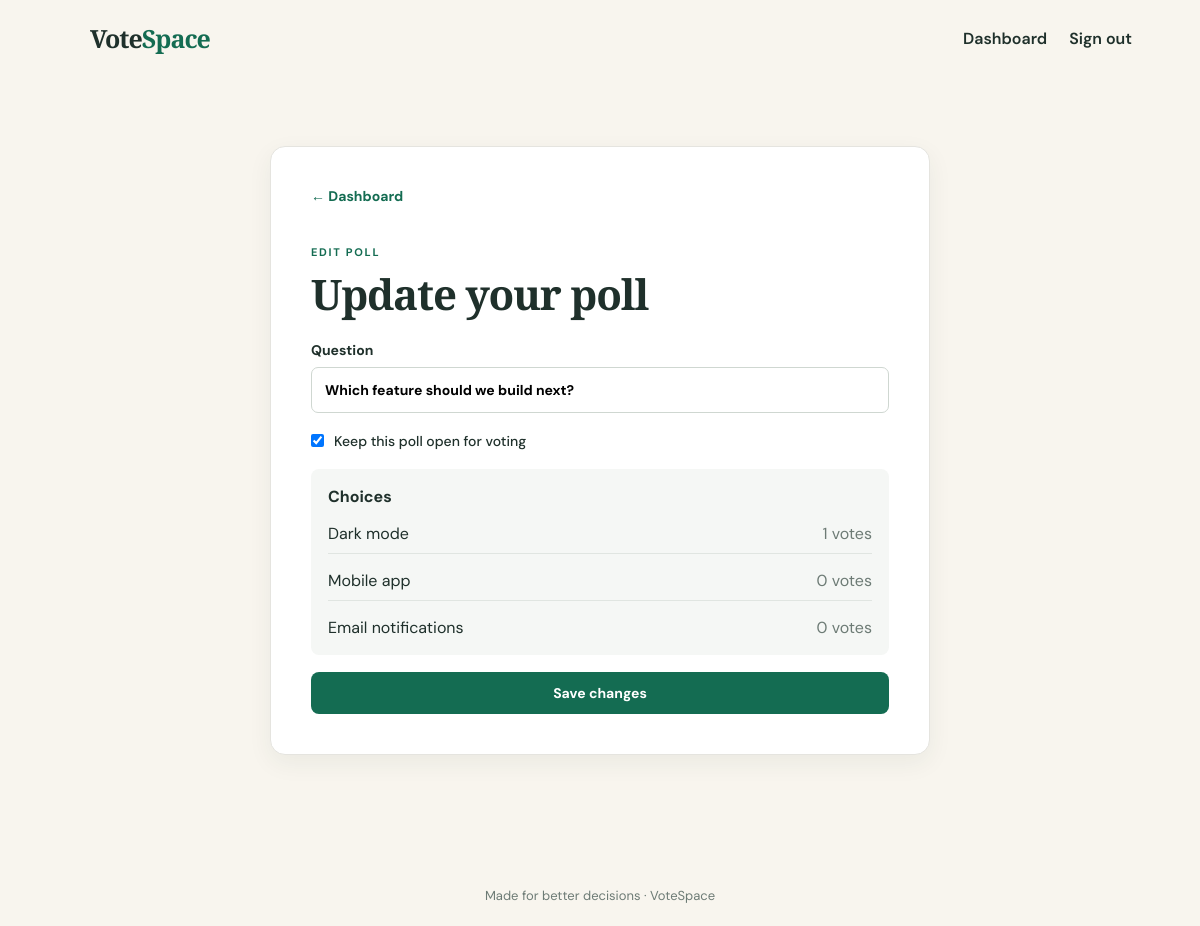
/admin/questions/1/edit (signed in), run on the app's committed database.
### tables this page shows
CREATE TABLE questions (
            id INTEGER PRIMARY KEY AUTOINCREMENT,
            question TEXT NOT NULL,
            is_active INTEGER NOT NULL DEFAULT 1,
            created_at TEXT NOT NULL DEFAULT CURRENT_TIMESTAMP
        );

CREATE TABLE choices (
            id INTEGER PRIMARY KEY AUTOINCREMENT,
            question_id INTEGER NOT NULL,
            choice_text TEXT NOT NULL,
            votes INTEGER NOT NULL DEFAULT 0,
            FOREIGN KEY (question_id) REFERENCES questions(id) ON DELETE CASCADE
        );

### app.py (the view, shortened to what this page needs)
@app.route("/admin/questions/<int:question_id>/edit", methods=["GET", "POST"])
@admin_required
def edit_question(question_id):
    question, choices = question_with_choices(question_id)
    if question is None:
        return redirect(url_for("admin_dashboard"))
    return render_template("question_form.html", question=question, choices=choices)

### app.py (called while the page is built)
def get_db():
    if "db" not in g:
        g.db = sqlite3.connect(app.config["DATABASE"])
        g.db.row_factory = sqlite3.Row
        g.db.execute("PRAGMA foreign_keys = ON")
    return g.db

def admin_required(view):
    @wraps(view)
    def wrapped(*args, **kwargs):
        if not session.get("admin_id"):
            flash("Please sign in to access the admin area.", "warning")
            return redirect(url_for("admin_login"))
        return view(*args, **kwargs)
    return wrapped

def question_with_choices(question_id):
    db = get_db()
    question = db.execute("SELECT * FROM questions WHERE id = ?", (question_id,)).fetchone()
    if question is None:
        return None, []
    choices = db.execute("SELECT * FROM choices WHERE question_id = ? ORDER BY id", (question_id,)).fetchall()
    return question, choices

### templates/question_form.html
{% extends 'base.html' %}{% block title %}{{ 'Edit poll' if question else 'New poll' }} · VoteSpace{% endblock %}{% block content %}
<div class="form-card"><a class="back" href="{{ url_for('admin_dashboard') }}">← Dashboard</a><p class="eyebrow">{{ 'EDIT POLL' if question else 'NEW POLL' }}</p><h1>{{ 'Update your poll' if question else 'Ask a new question' }}</h1><form method="post"><label>Question<input name="question" value="{{ question.question if question else '' }}" placeholder="What would you like to ask?" required></label>{% if question %}<label class="check"><input type="checkbox" name="is_active" {% if question.is_active %}checked{% endif %}> Keep this poll open for voting</label><div class="readonly-choices"><strong>Choices</strong>{% for choice in choices %}<p>{{ choice.choice_text }} <span>{{ choice.votes }} votes</span></p>{% endfor %}</div>{% else %}<fieldset><legend>Choices</legend><input name="choices" placeholder="First option" required><input name="choices" placeholder="Second option" required><input name="choices" placeholder="Another option (optional)"><input name="choices" placeholder="Another option (optional)"></fieldset>{% endif %}<button class="button wide" type="submit">{{ 'Save changes' if question else 'Create poll' }}</button></form></div>
{% endblock %}

### static/style.css (style rules this page uses)
:root { --ink:#1f302b;--muted:#6d7b75;--cream:#f8f5ee;--green:#146c52;--light:#e6f1ea;--red:#a9413d }
* { box-sizing:border-box }
body { margin:0;background:var(--cream);color:var(--ink);font-family:'DM Sans',sans-serif }
.eyebrow { color:var(--green);font-size:11px;font-weight:700;letter-spacing:1.7px;margin:0 0 13px }
h1,h2 { font-family:'Playfair Display',serif;letter-spacing:-1.2px;margin:0 }
h1 { font-size:clamp(38px,6vw,64px);line-height:1.04 }
.poll-card,.admin-poll,.center-card,.auth-card,.form-card { background:#fff;border:1px solid #e5e4df;border-radius:15px;box-shadow:0 8px 25px #273c3010 }
.card-actions a:not(.button),.results-link,.back,.admin-actions a { color:var(--green);font-weight:700;text-decoration:none;font-size:14px }
.button { display:inline-block;background:var(--green);border:0;border-radius:8px;color:#fff!important;padding:12px 18px;text-decoration:none;font:700 14px 'DM Sans',sans-serif;cursor:pointer }
.center-card,.form-card { max-width:660px;padding:40px;margin:30px auto }
.center-card h1,.form-card h1 { font-size:clamp(30px,4vw,42px);margin-bottom:25px }
.back { display:block;margin-bottom:40px }
.wide { width:100%;margin-top:17px }
.auth-card label,.form-card label { display:block;font-size:14px;font-weight:700;margin:19px 0 }
.auth-card input,.form-card input { width:100%;margin-top:8px;padding:13px;border:1px solid #cfd7d1;border-radius:7px;font:inherit }
.check { font-weight:500!important;display:flex!important;gap:10px;align-items:center }
.check input { width:auto!important;margin:0!important }
.readonly-choices { background:#f5f7f5;border-radius:8px;padding:17px }
.readonly-choices p { border-bottom:1px solid #e0e5e1;padding-bottom:9px }
.readonly-choices p:last-child { border:0;padding:0;margin-bottom:0 }
.readonly-choices span { color:var(--muted);float:right }

### data on the page
questions: question "Which feature should we build next?", is_active "☑"
choices: choice_text "Dark mode", votes "1"
choices: choice_text "Mobile app", votes "0"
choices: choice_text "Email notifications", votes "0"

### other printed values
{{ 'EDIT POLL' if question else 'NEW POLL' }} "EDIT POLL"
{{ 'Update your poll' if question else 'Ask a new question' }} "Update your poll"
{{ 'Save changes' if question else 'Create poll' }} "Save changes"
